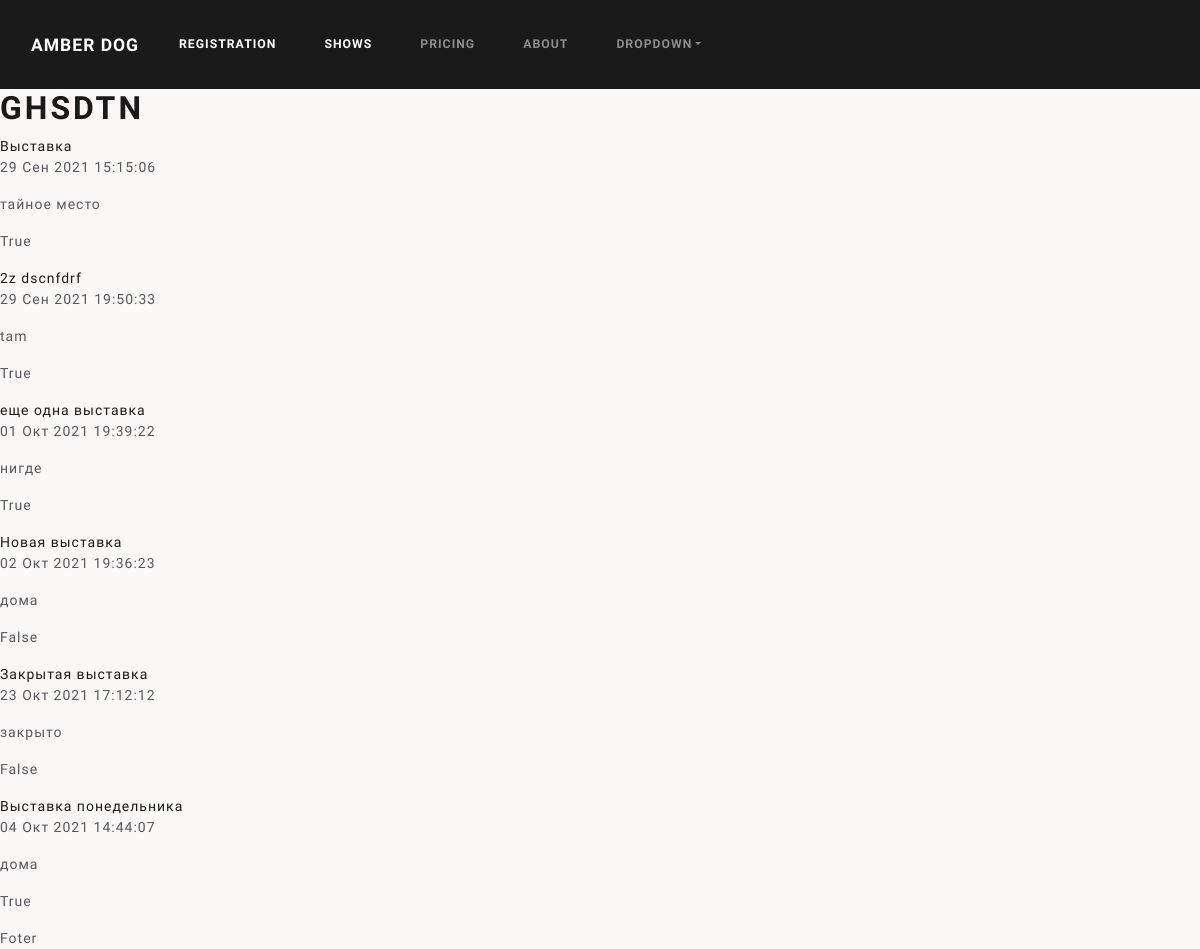
Page /shows_list/ on the committed database.
### registration_of_dogs/models.py (models this page shows, shortened)
class Exebition(models.Model):
    type_exebition = models.TextField(_("Тип выставки"), max_length=160)
    date_of_exebition = models.DateTimeField(_("Дата и время проведения"))
    address_exebition = models.TextField(_("Место проведения"))
    add_classes_of_exebition = models.ManyToManyField(
        'AdditionalCategories', verbose_name = _("Дополнительные категории"),
        blank=True, related_name="add_classes_of_exebition")# THE ADD CLASS
    status_of_exebition = models.BooleanField(_("Статус выставки"),  default=True)
    participant_of_exebition = models.ManyToManyField("Dog", verbose_name = _("Участники выставки" ), blank=True)
    class Meta:
        ordering = ('-date_of_exebition',)
    def display_classes_of_exebition(self):
        """
        Формирует список дополнительных категорий для отображения в админке.
        """
        return ', '.join([add_classes_of_exebition.category for add_classes_of_exebition in self.add_classes_of_exebition.all()[:3] ])
    display_classes_of_exebition.short_description = _('Дополнительные карегории')
    def get_absolute_url(self):
        return reverse("show_detail", kwargs={"slug": self.id})
    class Meta:
        verbose_name = _("Выставка")
        verbose_name_plural = _("Выставки")

### registration_of_dogs/views.py (the view)
# urls.py: path('shows_list/', ShowsList.as_view(), name='shows'),
class ShowsList(ListView):
    model = Exebition
    context_object_name = 'shows_list'
    template_name = "registration_of_dogs/shows_list.html"

### templates/registration_of_dogs/shows_list.html
{% extends 'registration_of_dogs/base.html' %}
{% load i18n %}
{% block content %}
<h1> GHSDTN </h1>
    {% for show in shows_list %}
        <a href="{{ show.get_absolute_url }}">{{ show.type_exebition}} </a>
        <p>{{ show.date_of_exebition}}</p>
        <p>{{ show.address_exebition}}</p>
        <p>{{ show.status_of_exebition}}</p>
    {% endfor %}
{% endblock %}

### static/css/style.css (style rules this page uses)
body { background-image: url("../img/dog.jpg"); background-color: #fcf8f8; background-repeat: no-repeat; background-attachment: fixed; background-size: contain; background-position: center; }

### rows in the picture
Exebition: type_exebition "Выставка", date_of_exebition "29 Сен 2021 15:15:06", address_exebition "тайное место", status_of_exebition "True"
Exebition: type_exebition "2z dscnfdrf", date_of_exebition "29 Сен 2021 19:50:33", address_exebition "tam", status_of_exebition "True"
Exebition: type_exebition "еще одна выставка", date_of_exebition "01 Окт 2021 19:39:22", address_exebition "нигде", status_of_exebition "True"
Exebition: type_exebition "Новая выставка", date_of_exebition "02 Окт 2021 19:36:23", address_exebition "дома", status_of_exebition "False"
Exebition: type_exebition "Закрытая выставка", date_of_exebition "23 Окт 2021 17:12:12", address_exebition "закрыто", status_of_exebition "False"
Exebition: type_exebition "Выставка понедельника", date_of_exebition "04 Окт 2021 14:44:07", address_exebition "дома", status_of_exebition "True"
